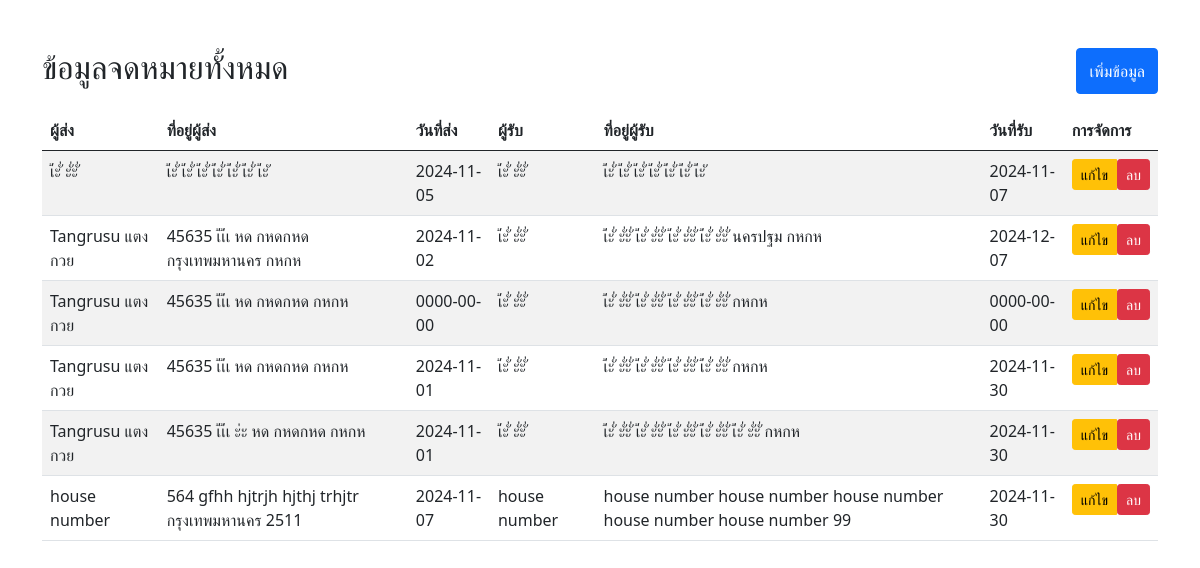
The page /formmm/index.php on the database its author committed.
### tables this page shows
CREATE TABLE `mail_info` (
  `id` int(11) NOT NULL,
  `sender_first_name` varchar(100) DEFAULT NULL,
  `sender_last_name` varchar(100) DEFAULT NULL,
  `sender_house_number` varchar(50) DEFAULT NULL,
  `sender_village` varchar(100) DEFAULT NULL,
  `sender_alley` varchar(100) DEFAULT NULL,
  `sender_sub_district` varchar(100) DEFAULT NULL,
  `sender_district` varchar(100) DEFAULT NULL,
  `sender_province` varchar(100) DEFAULT NULL,
  `sender_zip` varchar(5) DEFAULT NULL,
  `send_date` date DEFAULT NULL,
  `receiver_first_name` varchar(100) DEFAULT NULL,
  `receiver_last_name` varchar(100) DEFAULT NULL,
  `receiver_house_number` varchar(50) DEFAULT NULL,
  `receiver_village` varchar(100) DEFAULT NULL,
  `receiver_alley` varchar(100) DEFAULT NULL,
  `receiver_sub_district` varchar(100) DEFAULT NULL,
  `receiver_district` varchar(100) DEFAULT NULL,
  `receiver_province` varchar(100) DEFAULT NULL,
  `receiver_zip` varchar(5) DEFAULT NULL,
  `receive_date` date DEFAULT NULL
);

### formmm/index.php (the view, shortened to what this page needs)
<?php
$host = 'localhost';
$db = 'province';
$user = 'root';
$pass = '';
try {
    $pdo = new PDO("mysql:host=$host;dbname=$db", $user, $pass);
    $pdo->setAttribute(PDO::ATTR_ERRMODE, PDO::ERRMODE_EXCEPTION);
} catch (PDOException $e) {
    die("การเชื่อมต่อฐานข้อมูลล้มเหลว: " . $e->getMessage());
}
$editData = null;
?>
<!DOCTYPE html>
<html lang="th">
<head>
    <link href="https://cdn.jsdelivr.net/npm/bootstrap@5.0.2/dist/css/bootstrap.min.css" rel="stylesheet">
    <link href="https://cdn.jsdelivr.net/npm/sweetalert2@11.0.18/dist/sweetalert2.min.css" rel="stylesheet">
</head>
<body>
    <div class="container mt-5">
        <div class="d-flex justify-content-between mb-3">
            <h2><?php echo $editData ? 'แก้ไขข้อมูล' : 'ข้อมูลจดหมายทั้งหมด'; ?></h2>
            <?php if (!$editData): ?>
                <button type="button" class="btn btn-primary" data-bs-toggle="modal" data-bs-target="#formModal">
                    เพิ่มข้อมูล
                </button>
            <?php endif; ?>
        </div>
        <?php if (!$editData): ?>
        <div class="table-responsive">
            <table class="table table-striped">
                <thead>
                    <tr>
                        <th>ผู้ส่ง</th>
                        <th>ที่อยู่ผู้ส่ง</th>
                        <th>วันที่ส่ง</th>
                        <th>ผู้รับ</th>
                        <th>ที่อยู่ผู้รับ</th>
                        <th>วันที่รับ</th>
                        <th>การจัดการ</th>
                    </tr>
                </thead>
                <tbody>
                    <?php
                    try {
                        $stmt = $pdo->query("SELECT * FROM mail_info ORDER BY id DESC");
                        while ($row = $stmt->fetch()) {
                            echo "<tr>";
                            echo "<td>{$row['sender_first_name']} {$row['sender_last_name']}</td>";
                            echo "<td>{$row['sender_house_number']} {$row['sender_village']} {$row['sender_alley']} {$row['sender_sub_district']} {$row['sender_district']} {$row['sender_province']} {$row['sender_zip']}</td>";
                            echo "<td>{$row['send_date']}</td>";
                            echo "<td>{$row['receiver_first_name']} {$row['receiver_last_name']}</td>";
                            echo "<td>{$row['receiver_house_number']} {$row['receiver_village']} {$row['receiver_alley']} {$row['receiver_sub_district']} {$row['receiver_district']} {$row['receiver_province']} {$row['receiver_zip']}</td>";
                            echo "<td>{$row['receive_date']}</td>";
                            echo "<td>
                                    <div class='btn-group'>
                                        <a href='?edit={$row['id']}' class='btn btn-warning btn-sm'>แก้ไข</a>
                                        <form method='post' style='display:inline;' onsubmit='return confirm(\"ยืนยันการลบข้อมูล?\");'>
                                            <input type='hidden' name='id' value='{$row['id']}'>
                                            <button type='submit' name='delete' class='btn btn-danger btn-sm'>ลบ</button>
                                        </form>
                                    </div>
                                  </td>";
                            echo "</tr>";
                        }
                    } catch (PDOException $e) {
                        echo "การดึงข้อมูลล้มเหลว: " . $e->getMessage();
                    }
                    ?>
                </tbody>
            </table>
        </div>
        <?php endif; ?>
                        <?php include 'province.php';  ?>
    </div>
</body>
</html>

### formmm/province.php (shortened to what this page needs)
<!DOCTYPE html>
<html lang="th">
<head>
    <link href="https://cdn.jsdelivr.net/npm/bootstrap@5.0.2/dist/css/bootstrap.min.css" rel="stylesheet">
</head>
<body>
</body>
</html>

### rows shown on the page
mail_info: sender_first_name "เ้่ะั่", sender_last_name "ะั่ะั่", sender_house_number "เ้่ะั่", sender_village "เ้่ะั่", sender_alley "เ้่ะั่", sender_sub_district "เ้่ะั่", sender_district "เ้่ะั่", sender_province "เ้่ะั่", sender_zip "เ้่ะั", send_date "2024-11-05", receiver_first_name "เ้่ะั่", receiver_last_name "ะั่ะั่", receiver_house_number "เ้่ะั่", receiver_village "เ้่ะั่", receiver_alley "เ้่ะั่", receiver_sub_district "เ้่ะั่", receiver_district "เ้่ะั่", receiver_province "เ้่ะั่", receiver_zip "เ้่ะั", receive_date "2024-11-07"
mail_info: sender_first_name "Tangrusu", sender_last_name "แตงกวย", sender_house_number "45635", sender_village "เ้่เ้่เ", sender_sub_district "หด", sender_district "กหดกหด", sender_province "กรุงเทพมหานคร", sender_zip "กหกห", send_date "2024-11-02", receiver_first_name "เ้่ะั่", receiver_last_name "ะั่ะั่", receiver_house_number "เ้่ะั่ ะั่ะั่", receiver_village "เ้่ะั่ ะั่ะั่", receiver_sub_district "เ้่ะั่ ะั่ะั่", receiver_district "เ้่ะั่ ะั่ะั่", receiver_province "นครปฐม", receiver_zip "กหกห", receive_date "2024-12-07"
mail_info: sender_first_name "Tangrusu", sender_last_name "แตงกวย", sender_house_number "45635", sender_village "เ้่เ้่เ", sender_sub_district "หด", sender_district "กหดกหด", sender_zip "กหกห", send_date "0000-00-00", receiver_first_name "เ้่ะั่", receiver_last_name "ะั่ะั่", receiver_house_number "เ้่ะั่ ะั่ะั่", receiver_village "เ้่ะั่ ะั่ะั่", receiver_sub_district "เ้่ะั่ ะั่ะั่", receiver_district "เ้่ะั่ ะั่ะั่", receiver_zip "กหกห", receive_date "0000-00-00"
mail_info: sender_first_name "Tangrusu", sender_last_name "แตงกวย", sender_house_number "45635", sender_village "เ้่เ้่เ", sender_sub_district "หด", sender_district "กหดกหด", sender_zip "กหกห", send_date "2024-11-01", receiver_first_name "เ้่ะั่", receiver_last_name "ะั่ะั่", receiver_house_number "เ้่ะั่ ะั่ะั่", receiver_village "เ้่ะั่ ะั่ะั่", receiver_sub_district "เ้่ะั่ ะั่ะั่", receiver_district "เ้่ะั่ ะั่ะั่", receiver_zip "กหกห", receive_date "2024-11-30"
mail_info: sender_first_name "Tangrusu", sender_last_name "แตงกวย", sender_house_number "45635", sender_village "เ้่เ้่เ", sender_alley "ะ่ะ", sender_sub_district "หด", sender_district "กหดกหด", sender_zip "กหกห", send_date "2024-11-01", receiver_first_name "เ้่ะั่", receiver_last_name "ะั่ะั่", receiver_house_number "เ้่ะั่ ะั่ะั่", receiver_village "เ้่ะั่ ะั่ะั่", receiver_alley "เ้่ะั่ ะั่ะั่", receiver_sub_district "เ้่ะั่ ะั่ะั่", receiver_district "เ้่ะั่ ะั่ะั่", receiver_zip "กหกห", receive_date "2024-11-30"
mail_info: sender_first_name "house", sender_last_name "number", sender_house_number "564", sender_village "gfhh", sender_alley "hjtrjh", sender_sub_district "hjthj", sender_district "trhjtr", sender_province "กรุงเทพมหานคร", sender_zip "2511", send_date "2024-11-07", receiver_first_name "house", receiver_last_name "number", receiver_house_number "house number", receiver_village "house number", receiver_alley "house number", receiver_sub_district "house number", receiver_district "house number", receiver_zip "99", receive_date "2024-11-30"
